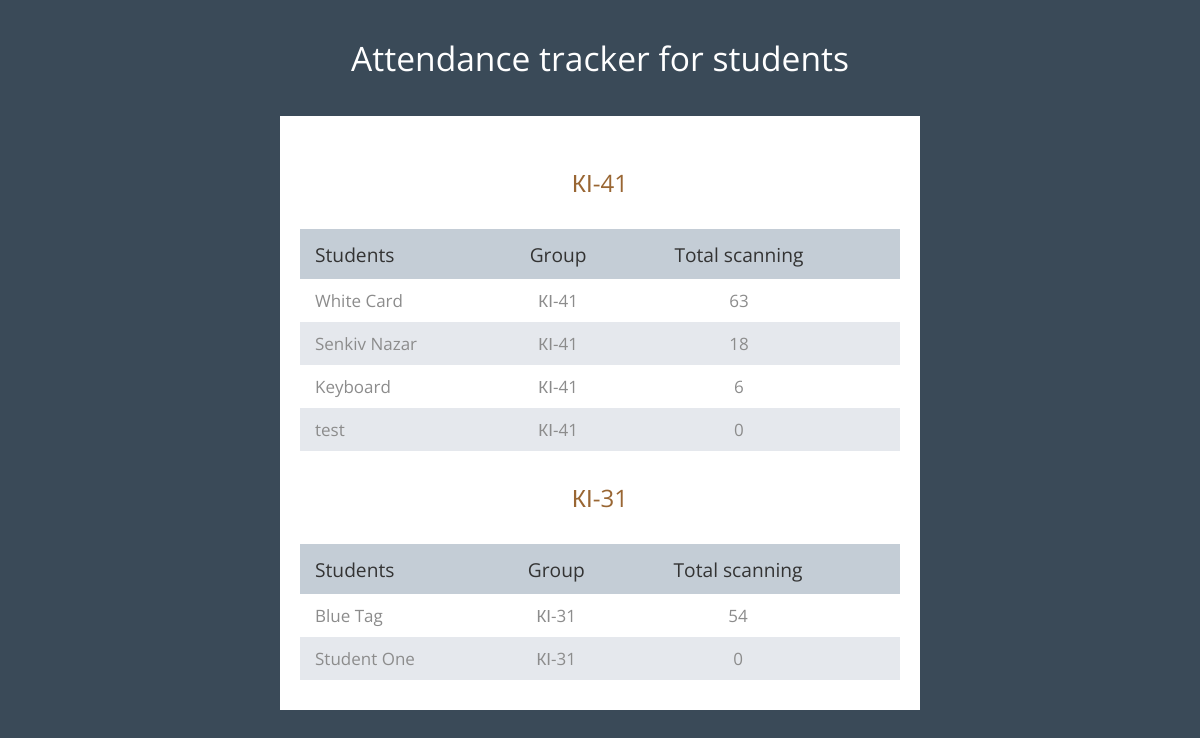
The page / on the database its author committed.
### app/models.py (models this page shows)
class Group(models.Model):
    group = models.CharField(verbose_name='група', max_length=120)
    def __str__(self):
        return self.group
    class Meta:
        verbose_name = 'Група'
        verbose_name_plural = 'Групи'

class Student(models.Model):
    name = models.CharField(verbose_name='ім\'я', max_length=250)
    group = models.ForeignKey(Group, verbose_name='група', on_delete=models.CASCADE)
    number_scan = models.IntegerField(verbose_name='кількість сканувань',max_length=100, null=True, blank=True)
    def __str__(self):
        return self.name
    class Meta:
        ordering = ('-name',)
        verbose_name = 'Студент'
        verbose_name_plural = 'Студенти'

### app/views.py (the view)
# urls.py: path('', index, name = 'index' ),
def index(request):
    students = Student.objects.order_by('-number_scan')
    groups = Group.objects.all()
    scan_count = TagReader.objects.order_by('-scanned')
    for s in students:
        s.number_scan = scan_count.filter(student=s.id).count()
        s.save()
    context = {'students': students,
               'groups': groups,
               }
    return render(request, 'index.html', context)

### templates/index.html (shortened to what this page needs)
<!DOCTYPE html>
<html lang="en">
  <head>
    <link href="/static/fontawesome/css/all.min.css" rel="stylesheet" />
    <link href="/static/css/tooplate-chilling-cafe.css" rel="stylesheet" />
  </head>
  <body>
    <div class="tm-container">
      <div class="tm-text-white tm-page-header-container">
        <h1 class="tm-page-header">Attendance tracker for students</h1>
      </div>
      <div class="tm-main-content">
        <section class="tm-section">
          {% for group in groups%}
          <h2 class="tm-section-header">{{group}}</h2>
          <div class="tm-responsive-table">
            <table>
              <tr class="tm-tr-header">
                <th class="tm-text-left">Students</th>
                <th>Group</th>
                <th>Total scanning</th>
                <th> </th>
              </tr>
              {%for student in students %}
              {% if student.group == group%}
              <tr>
                <td class="tm-text-left"><a class="tm-footer-link" href="{% url 'student_detail' student.id%}">{{student}}</a> </td>
                <td>{{student.group}}</td>
                <td>{{student.number_scan}}</td>
                <td> </td>
              </tr>
              {%endif%}
              {%endfor%}
            </table>
          </div>
          {% endfor %}
        </section>
  </body>
</html>

### static/css/tooplate-chilling-cafe.css (style rules this page uses)
body { background-color: #3a4a58; color: #8c8c8c; font-family: "Open Sans", Arial, Helvetica, sans-serif; font-size: 17px; font-weight: 400; padding: 15px; margin: 0; }
.tm-container { max-width: 640px; margin-left: auto; margin-right: auto; }
.tm-main-content { background-color: #ffffff; }
.tm-text-white { color: white; }
.tm-page-header-container { text-align: center; }
.tm-page-header { display: inline-block; vertical-align: baseline; margin-top: 20px; margin-bottom: 35px; font-size: 2.1rem; font-weight: 400; }
.tm-section-header { color: #996633; text-align: center; font-weight: 400; font-size: 1.5rem; margin-top: 30px; margin-bottom: 30px; }
table { width: 100%; border-spacing: 0; }
td { text-align: center; padding: 10px 15px; }
.tm-text-left { text-align: left; }
th { color: #333333; font-weight: 400; font-size: 1.2rem; padding-left: 15px; padding-right: 15px; }
tr:nth-child(odd) { background-color: #e5e8ed; }
tr.tm-tr-header { background-color: #c4cdd6; height: 50px; }
.tm-section { padding-top: 20px; padding-left: 20px; padding-right: 20px; padding-bottom: 30px; }
a { transition: all 0.3s ease; }
.tm-footer-link { color: #8c8c8c; text-decoration: none; }

### rows shown on the page
Group: group "КІ-41"
Student: name "White Card", group "КІ-41", number_scan "63"
Student: name "Senkiv Nazar", group "КІ-41", number_scan "18"
Student: name "Keyboard", group "КІ-41", number_scan "6"
Student: name "test", group "КІ-41", number_scan "0"
Group: group "КІ-31"
Student: name "Blue Tag", group "КІ-31", number_scan "54"
Student: name "Student One", group "КІ-31", number_scan "0"
